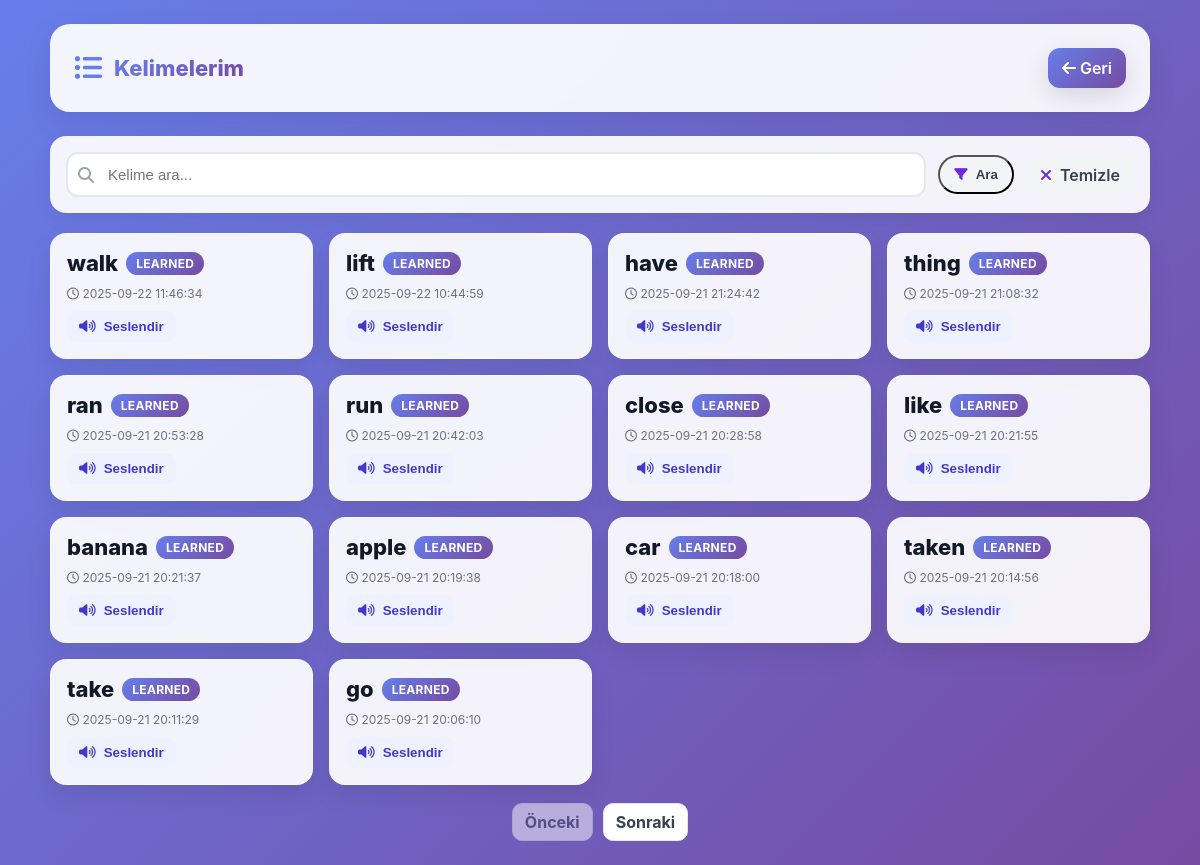
Screenshot of /words (signed in) with the database file from the repository.
### tables this page shows
CREATE TABLE word_entries (
                id INTEGER PRIMARY KEY AUTOINCREMENT,
                user_id INTEGER NOT NULL,
                word TEXT NOT NULL,
                created_at TIMESTAMP NOT NULL DEFAULT CURRENT_TIMESTAMP,
                FOREIGN KEY (user_id) REFERENCES users (id) ON DELETE CASCADE
            );

### app.py (the view)
@app.route('/words')
def words_page():
    if 'user_id' not in session:
        return redirect(url_for('login'))
    page = int(request.args.get('page', 1))
    per_page = int(request.args.get('per_page', 50))
    q = request.args.get('q', '')
    offset = (page - 1) * per_page
    words = db.list_user_words(
        session['user_id'],
        limit=per_page,
        offset=offset,
        search=q if q else None
    )
    return render_template(
        'words.html',
        user=session.get('user'),
        words=words,
        page=page,
        per_page=per_page,
        q=q
    )

### templates/words.html (shortened to what this page needs)
<!doctype html>
<html lang="tr">
<head>
  <link href="https://cdnjs.cloudflare.com/ajax/libs/font-awesome/6.5.0/css/all.min.css" rel="stylesheet">
</head>
<body>
  <div class="container">
    <div class="header">
      <div class="brand">
        <i class="fa-solid fa-list-ul"></i>
        <h1>Kelimelerim</h1>
      </div>
      <a class="back-btn" href="{{ url_for('index') }}"><i class="fa-solid fa-arrow-left"></i> Geri</a>
    </div>
    <form class="toolbar" method="get" action="{{ url_for('words_page') }}">
      <div class="search">
        <i class="fa-solid fa-magnifying-glass"></i>
        <input name="q" value="{{ q }}" placeholder="Kelime ara..." />
      </div>
      <button class="chip" type="submit"><i class="fa-solid fa-filter"></i> Ara</button>
      <a class="chip" href="{{ url_for('words_page') }}"><i class="fa-solid fa-xmark"></i> Temizle</a>
    </form>
    {% if words and words|length > 0 %}
      <div class="grid">
        {% for w in words %}
        <div class="card">
          <div class="row">
            <div class="word">
              {{ w.word }}
              <span class="badge">LEARNED</span>
            </div>
          </div>
          <div class="meta">
            <i class="fa-regular fa-clock"></i>
            {{ w.created_at }}
          </div>
          <div class="actions">
            <button class="btn" onclick="speak('{{ w.word|escape }}')"><i class="fa-solid fa-volume-high"></i> Seslendir</button>
          </div>
        </div>
        {% endfor %}
      </div>
      <div class="pagination">
        <a class="pg-btn" href="{{ url_for('words_page', page=(page-1), per_page=per_page, q=q) }}" {% if page<=1 %}disabled{% endif %}>Önceki</a>
        <a class="pg-btn" href="{{ url_for('words_page', page=(page + 1), per_page=per_page, q=q) }}">Sonraki</a>
      </div>
    {% endif %}
  </div>
</body>
</html>

### templates/words.html (style rules this page uses)
:root { --g1:#667eea; --g2:#764ba2; --glass-bg: rgba(255,255,255,.92); --muted:#6b7280; --ring:rgba(102,126,234,.12); }
* { box-sizing:border-box;margin:0;padding:0 }
body { font-family: Inter, system-ui, -apple-system, Segoe UI, Roboto, "Helvetica Neue", Arial, "Noto Sans", "Apple Color Emoji","Segoe UI Emoji"; min-height:100vh; background: linear-gradient(135deg,var(--g1),var(--g2)); padding:24px; }
.container { max-width:1100px;margin:0 auto }
.header { background: var(--glass-bg); backdrop-filter: blur(10px); border-radius:20px; padding:24px; display:flex; align-items:center; justify-content:space-between; gap:16px; box-shadow:0 10px 30px rgba(0,0,0,.08); margin-bottom:24px; }
.brand { display:flex; align-items:center; gap:12px; }
.brand i { font-size:28px; color:var(--g1) }
.brand h1 { background: linear-gradient(135deg,var(--g1),var(--g2)); -webkit-background-clip:text; background-clip:text; color:transparent; font-size:22px; font-weight:800; }
.back-btn { text-decoration:none; color:white; background:linear-gradient(135deg,var(--g1),var(--g2)); padding:10px 14px; border-radius:12px; font-weight:600; box-shadow:0 8px 24px rgba(0,0,0,.12); }
.toolbar { background: var(--glass-bg); backdrop-filter: blur(10px); border-radius:16px; padding:16px; margin-bottom:20px; display:flex; gap:12px; flex-wrap:wrap; align-items:center; box-shadow:0 6px 20px rgba(0,0,0,.06); }
.search { position:relative; flex:1 1 280px; }
.search input { width:100%; padding:12px 42px 12px 40px; border:2px solid #e5e7eb; border-radius:12px; outline:none; font-size:15px; transition:.2s; background:white; }
.search i { position:absolute; left:12px; top:50%; transform:translateY(-50%); color:#9ca3af }
.chip { display:inline-flex; align-items:center; gap:8px; padding:10px 14px; border-radius:999px; background:#f3f4f6; color:#374151; font-weight:600; text-decoration:none; }
.chip i { color:#6d28d9 }
.grid { display:grid; gap:16px; grid-template-columns: repeat(auto-fill, minmax(240px, 1fr)); }
.card { background: var(--glass-bg); border-radius:16px; padding:16px; box-shadow:0 10px 26px rgba(0,0,0,.08); display:flex; flex-direction:column; gap:10px; border:1px solid rgba(255,255,255,.4); }
.word { font-size:22px; font-weight:800; color:#111827; display:flex; align-items:center; gap:8px; }
.badge { font-size:12px; font-weight:700; letter-spacing:.3px; background:linear-gradient(135deg,var(--g1),var(--g2)); color:white; padding:4px 10px; border-radius:999px; }
.meta { color:var(--muted); font-size:12px }
.row { display:flex; align-items:center; justify-content:space-between; gap:10px; }
.actions { display:flex; gap:8px; }
.btn { border:none; cursor:pointer; padding:8px 12px; border-radius:10px; font-weight:700; display:inline-flex; align-items:center; gap:8px; background:#eef2ff; color:#4338ca; transition:.15s; }
.pagination { margin-top:18px; display:flex; justify-content:center; gap:10px }
.pg-btn { text-decoration:none; padding:8px 12px; border-radius:10px; font-weight:700; background:#fff; border:1px solid #e5e7eb; color:#374151; }
.pg-btn[disabled] { opacity:.5; pointer-events:none }

### rows the page displays
word_entries: word "walk", created_at "2025-09-22 11:46:34"
word_entries: word "lift", created_at "2025-09-22 10:44:59"
word_entries: word "have", created_at "2025-09-21 21:24:42"
word_entries: word "thing", created_at "2025-09-21 21:08:32"
word_entries: word "ran", created_at "2025-09-21 20:53:28"
word_entries: word "run", created_at "2025-09-21 20:42:03"
word_entries: word "close", created_at "2025-09-21 20:28:58"
word_entries: word "like", created_at "2025-09-21 20:21:55"
word_entries: word "banana", created_at "2025-09-21 20:21:37"
word_entries: word "apple", created_at "2025-09-21 20:19:38"
word_entries: word "car", created_at "2025-09-21 20:18:00"
word_entries: word "taken", created_at "2025-09-21 20:14:56"
word_entries: word "take", created_at "2025-09-21 20:11:29"
word_entries: word "go", created_at "2025-09-21 20:06:10"
